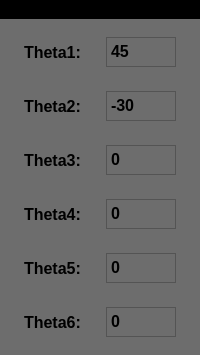
               <widget class="QWidget" name="Setting_Theta_Init" native="true">
                <layout class="QVBoxLayout" name="verticalLayout_34">
                 <property name="spacing">
                  <number>0</number>
                 </property>
                 <property name="leftMargin">
                  <number>0</number>
                 </property>
                 <property name="topMargin">
                  <number>0</number>
                 </property>
                 <property name="rightMargin">
                  <number>0</number>
                 </property>
                 <property name="bottomMargin">
                  <number>0</number>
                 </property>
                 <item alignment="Qt::AlignTop">
                  <widget class="QWidget" name="widget_22" native="true">
                   <property name="styleSheet">
                    <string notr="true">background-color: rgb(0, 0, 0);
</string>
                   </property>
                   <layout class="QVBoxLayout" name="verticalLayout_35">
                    <property name="spacing">
                     <number>0</number>
                    </property>
                    <property name="leftMargin">
                     <number>0</number>
                    </property>
                    <property name="topMargin">
                     <number>0</number>
                    </property>
                    <property name="rightMargin">
                     <number>0</number>
                    </property>
                    <property name="bottomMargin">
                     <number>0</number>
                    </property>
                    <item alignment="Qt::AlignHCenter">
                     <widget class="QLabel" name="label_16">
                      <property name="font">
                       <font>
                        <family>Arial</family>
                        <pointsize>12</pointsize>
                        <weight>75</weight>
                        <bold>true</bold>
                       </font>
                      </property>
                      <property name="text">
                       <string>Theta Inital</string>
                      </property>
                     </widget>
                    </item>
                   </layout>
                  </widget>
                 </item>
                 <item>
                  <widget class="QWidget" name="widget_23" native="true">
                   <property name="sizePolicy">
                    <sizepolicy hsizetype="Preferred" vsizetype="Expanding">
                     <horstretch>0</horstretch>
                     <verstretch>0</verstretch>
                    </sizepolicy>
                   </property>
                   <property name="styleSheet">
                    <string notr="true">background-color: rgb(109, 109, 109);</string>
                   </property>
                   <layout class="QVBoxLayout" name="verticalLayout_43">
                    <item>
                     <widget class="QWidget" name="widget_27" native="true">
                      <layout class="QHBoxLayout" name="horizontalLayout_21">
                       <item>
                        <widget class="QLabel" name="label_20">
                         <property name="maximumSize">
                          <size>
                           <width>70</width>
                           <height>30</height>
                          </size>
                         </property>
                         <property name="font">
                          <font>
                           <family>Arial</family>
                           <pointsize>12</pointsize>
                           <weight>75</weight>
                           <bold>true</bold>
                          </font>
                         </property>
                         <property name="text">
                          <string>Theta1:</string>
                         </property>
                        </widget>
                       </item>
                       <item>
                        <widget class="QTextEdit" name="Setting_Theta1_init">
                         <property name="maximumSize">
                          <size>
                           <width>70</width>
                           <height>30</height>
                          </size>
                         </property>
                         <property name="font">
                          <font>
                           <family>Arial</family>
                           <pointsize>12</pointsize>
                           <weight>75</weight>
                           <bold>true</bold>
                          </font>
                         </property>
                         <property name="styleSheet">
                          <string notr="true">border-color: rgb(0, 255, 0);</string>
                         </property>
                         <property name="html">
                          <string>&lt;!DOCTYPE HTML PUBLIC &quot;-//W3C//DTD HTML 4.0//EN&quot; &quot;http://www.w3.org/TR/REC-html40/strict.dtd&quot;&gt;
&lt;html&gt;&lt;head&gt;&lt;meta name=&quot;qrichtext&quot; content=&quot;1&quot; /&gt;&lt;style type=&quot;text/css&quot;&gt;
p, li { white-space: pre-wrap; }
&lt;/style&gt;&lt;/head&gt;&lt;body style=&quot; font-family:'Arial'; font-size:12pt; font-weight:600; font-style:normal;&quot;&gt;
&lt;p style=&quot; margin-top:0px; margin-bottom:0px; margin-left:0px; margin-right:0px; -qt-block-indent:0; text-indent:0px;&quot;&gt;&lt;span style=&quot; font-family:'MS Shell Dlg 2';&quot;&gt;45&lt;/span&gt;&lt;/p&gt;&lt;/body&gt;&lt;/html&gt;</string>
                         </property>
                        </widget>
                       </item>
                      </layout>
                     </widget>
                    </item>
                    <item>
                     <widget class="QWidget" name="widget_28" native="true">
                      <layout class="QHBoxLayout" name="horizontalLayout_22">
                       <item>
                        <widget class="QLabel" name="label_21">
                         <property name="maximumSize">
                          <size>
                           <width>70</width>
                           <height>30</height>
                          </size>
                         </property>
                         <property name="font">
                          <font>
                           <family>Arial</family>
                           <pointsize>12</pointsize>
                           <weight>75</weight>
                           <bold>true</bold>
                          </font>
                         </property>
                         <property name="text">
                          <string>Theta2:</string>
                         </property>
                        </widget>
                       </item>
                       <item>
                        <widget class="QTextEdit" name="Setting_Theta2_init">
                         <property name="maximumSize">
                          <size>
                           <width>70</width>
                           <height>30</height>
                          </size>
                         </property>
                         <property name="font">
                          <font>
                           <family>Arial</family>
                           <pointsize>12</pointsize>
                           <weight>75</weight>
                           <bold>true</bold>
                          </font>
                         </property>
                         <property name="styleSheet">
                          <string notr="true">border-color: rgb(0, 255, 0);</string>
                         </property>
                         <property name="html">
                          <string>&lt;!DOCTYPE HTML PUBLIC &quot;-//W3C//DTD HTML 4.0//EN&quot; &quot;http://www.w3.org/TR/REC-html40/strict.dtd&quot;&gt;
&lt;html&gt;&lt;head&gt;&lt;meta name=&quot;qrichtext&quot; content=&quot;1&quot; /&gt;&lt;style type=&quot;text/css&quot;&gt;
p, li { white-space: pre-wrap; }
&lt;/style&gt;&lt;/head&gt;&lt;body style=&quot; font-family:'Arial'; font-size:12pt; font-weight:600; font-style:normal;&quot;&gt;
&lt;p style=&quot; margin-top:0px; margin-bottom:0px; margin-left:0px; margin-right:0px; -qt-block-indent:0; text-indent:0px;&quot;&gt;&lt;span style=&quot; font-family:'MS Shell Dlg 2';&quot;&gt;-30&lt;/span&gt;&lt;/p&gt;&lt;/body&gt;&lt;/html&gt;</string>
                         </property>
                        </widget>
                       </item>
                      </layout>
                     </widget>
                    </item>
                    <item>
                     <widget class="QWidget" name="widget_29" native="true">
                      <layout class="QHBoxLayout" name="horizontalLayout_23">
                       <item>
                        <widget class="QLabel" name="label_22">
                         <property name="maximumSize">
                          <size>
                           <width>70</width>
                           <height>30</height>
                          </size>
                         </property>
                         <property name="font">
                          <font>
                           <family>Arial</family>
                           <pointsize>12</pointsize>
                           <weight>75</weight>
                           <bold>true</bold>
                          </font>
                         </property>
                         <property name="text">
                          <string>Theta3:</string>
                         </property>
                        </widget>
                       </item>
                       <item>
                        <widget class="QTextEdit" name="Setting_Theta3_init">
                         <property name="maximumSize">
                          <size>
                           <width>70</width>
                           <height>30</height>
                          </size>
                         </property>
                         <property name="font">
                          <font>
                           <family>Arial</family>
                           <pointsize>12</pointsize>
                           <weight>75</weight>
                           <bold>true</bold>
                          </font>
                         </property>
                         <property name="styleSheet">
                          <string notr="true">border-color: rgb(0, 255, 0);</string>
                         </property>
                         <property name="html">
                          <string>&lt;!DOCTYPE HTML PUBLIC &quot;-//W3C//DTD HTML 4.0//EN&quot; &quot;http://www.w3.org/TR/REC-html40/strict.dtd&quot;&gt;
&lt;html&gt;&lt;head&gt;&lt;meta name=&quot;qrichtext&quot; content=&quot;1&quot; /&gt;&lt;style type=&quot;text/css&quot;&gt;
p, li { white-space: pre-wrap; }
&lt;/style&gt;&lt;/head&gt;&lt;body style=&quot; font-family:'Arial'; font-size:12pt; font-weight:600; font-style:normal;&quot;&gt;
&lt;p style=&quot; margin-top:0px; margin-bottom:0px; margin-left:0px; margin-right:0px; -qt-block-indent:0; text-indent:0px;&quot;&gt;&lt;span style=&quot; font-family:'MS Shell Dlg 2';&quot;&gt;0&lt;/span&gt;&lt;/p&gt;&lt;/body&gt;&lt;/html&gt;</string>
                         </property>
                        </widget>
                       </item>
                      </layout>
                     </widget>
                    </item>
                    <item>
                     <widget class="QWidget" name="widget_30" native="true">
                      <layout class="QHBoxLayout" name="horizontalLayout_25">
                       <item>
                        <widget class="QLabel" name="label_23">
                         <property name="maximumSize">
                          <size>
                           <width>70</width>
                           <height>30</height>
                          </size>
                         </property>
                         <property name="font">
                          <font>
                           <family>Arial</family>
                           <pointsize>12</pointsize>
                           <weight>75</weight>
                           <bold>true</bold>
                          </font>
                         </property>
                         <property name="text">
                          <string>Theta4:</string>
                         </property>
                        </widget>
                       </item>
                       <item>
                        <widget class="QTextEdit" name="Setting_Theta4_init">
                         <property name="maximumSize">
                          <size>
                           <width>70</width>
                           <height>30</height>
                          </size>
                         </property>
                         <property name="font">
                          <font>
                           <family>Arial</family>
                           <pointsize>12</pointsize>
                           <weight>75</weight>
                           <bold>true</bold>
                          </font>
                         </property>
                         <property name="styleSheet">
                          <string notr="true">border-color: rgb(0, 255, 0);</string>
                         </property>
                         <property name="html">
                          <string>&lt;!DOCTYPE HTML PUBLIC &quot;-//W3C//DTD HTML 4.0//EN&quot; &quot;http://www.w3.org/TR/REC-html40/strict.dtd&quot;&gt;
&lt;html&gt;&lt;head&gt;&lt;meta name=&quot;qrichtext&quot; content=&quot;1&quot; /&gt;&lt;style type=&quot;text/css&quot;&gt;
p, li { white-space: pre-wrap; }
&lt;/style&gt;&lt;/head&gt;&lt;body style=&quot; font-family:'Arial'; font-size:12pt; font-weight:600; font-style:normal;&quot;&gt;
&lt;p style=&quot; margin-top:0px; margin-bottom:0px; margin-left:0px; margin-right:0px; -qt-block-indent:0; text-indent:0px;&quot;&gt;&lt;span style=&quot; font-family:'MS Shell Dlg 2';&quot;&gt;0&lt;/span&gt;&lt;/p&gt;&lt;/body&gt;&lt;/html&gt;</string>
                         </property>
                        </widget>
                       </item>
                      </layout>
                     </widget>
                    </item>
                    <item>
                     <widget class="QWidget" name="widget_31" native="true">
                      <layout class="QHBoxLayout" name="horizontalLayout_29">
                       <item>
                        <widget class="QLabel" name="label_36">
                         <property name="maximumSize">
                          <size>
                           <width>70</width>
                           <height>30</height>
                          </size>
                         </property>
                         <property name="font">
                          <font>
                           <family>Arial</family>
                           <pointsize>12</pointsize>
                           <weight>75</weight>
                           <bold>true</bold>
                          </font>
                         </property>
                         <property name="text">
                          <string>Theta5:</string>
                         </property>
                        </widget>
                       </item>
                       <item>
                        <widget class="QTextEdit" name="Setting_Theta5_init">
                         <property name="maximumSize">
                          <size>
                           <width>70</width>
                           <height>30</height>
                          </size>
                         </property>
                         <property name="font">
                          <font>
                           <family>Arial</family>
                           <pointsize>12</pointsize>
                           <weight>75</weight>
                           <bold>true</bold>
                          </font>
                         </property>
                         <property name="styleSheet">
                          <string notr="true">border-color: rgb(0, 255, 0);</string>
                         </property>
                         <property name="html">
                          <string>&lt;!DOCTYPE HTML PUBLIC &quot;-//W3C//DTD HTML 4.0//EN&quot; &quot;http://www.w3.org/TR/REC-html40/strict.dtd&quot;&gt;
&lt;html&gt;&lt;head&gt;&lt;meta name=&quot;qrichtext&quot; content=&quot;1&quot; /&gt;&lt;style type=&quot;text/css&quot;&gt;
p, li { white-space: pre-wrap; }
&lt;/style&gt;&lt;/head&gt;&lt;body style=&quot; font-family:'Arial'; font-size:12pt; font-weight:600; font-style:normal;&quot;&gt;
&lt;p style=&quot; margin-top:0px; margin-bottom:0px; margin-left:0px; margin-right:0px; -qt-block-indent:0; text-indent:0px;&quot;&gt;&lt;span style=&quot; font-family:'MS Shell Dlg 2';&quot;&gt;0&lt;/span&gt;&lt;/p&gt;&lt;/body&gt;&lt;/html&gt;</string>
                         </property>
                        </widget>
                       </item>
                      </layout>
                     </widget>
                    </item>
                    <item>
                     <widget class="QWidget" name="widget_32" native="true">
                      <layout class="QHBoxLayout" name="horizontalLayout_30">
                       <item>
                        <widget class="QLabel" name="label_37">
                         <property name="maximumSize">
                          <size>
                           <width>70</width>
                           <height>30</height>
                          </size>
                         </property>
                         <property name="font">
                          <font>
                           <family>Arial</family>
                           <pointsize>12</pointsize>
                           <weight>75</weight>
                           <bold>true</bold>
                          </font>
                         </property>
                         <property name="text">
                          <string>Theta6:</string>
                         </property>
                        </widget>
                       </item>
                       <item>
                        <widget class="QTextEdit" name="Setting_Theta6_init">
                         <property name="maximumSize">
                          <size>
                           <width>70</width>
                           <height>30</height>
                          </size>
                         </property>
                         <property name="font">
                          <font>
                           <family>Arial</family>
                           <pointsize>12</pointsize>
                           <weight>75</weight>
                           <bold>true</bold>
                          </font>
                         </property>
                         <property name="styleSheet">
                          <string notr="true">border-color: rgb(0, 255, 0);</string>
                         </property>
                         <property name="html">
                          <string>&lt;!DOCTYPE HTML PUBLIC &quot;-//W3C//DTD HTML 4.0//EN&quot; &quot;http://www.w3.org/TR/REC-html40/strict.dtd&quot;&gt;
&lt;html&gt;&lt;head&gt;&lt;meta name=&quot;qrichtext&quot; content=&quot;1&quot; /&gt;&lt;style type=&quot;text/css&quot;&gt;
p, li { white-space: pre-wrap; }
&lt;/style&gt;&lt;/head&gt;&lt;body style=&quot; font-family:'Arial'; font-size:12pt; font-weight:600; font-style:normal;&quot;&gt;
&lt;p style=&quot; margin-top:0px; margin-bottom:0px; margin-left:0px; margin-right:0px; -qt-block-indent:0; text-indent:0px;&quot;&gt;&lt;span style=&quot; font-family:'MS Shell Dlg 2';&quot;&gt;0&lt;/span&gt;&lt;/p&gt;&lt;/body&gt;&lt;/html&gt;</string>
                         </property>
                        </widget>
                       </item>
                      </layout>
                     </widget>
                    </item>
                   </layout>
                  </widget>
                 </item>
                </layout>
               </widget>
